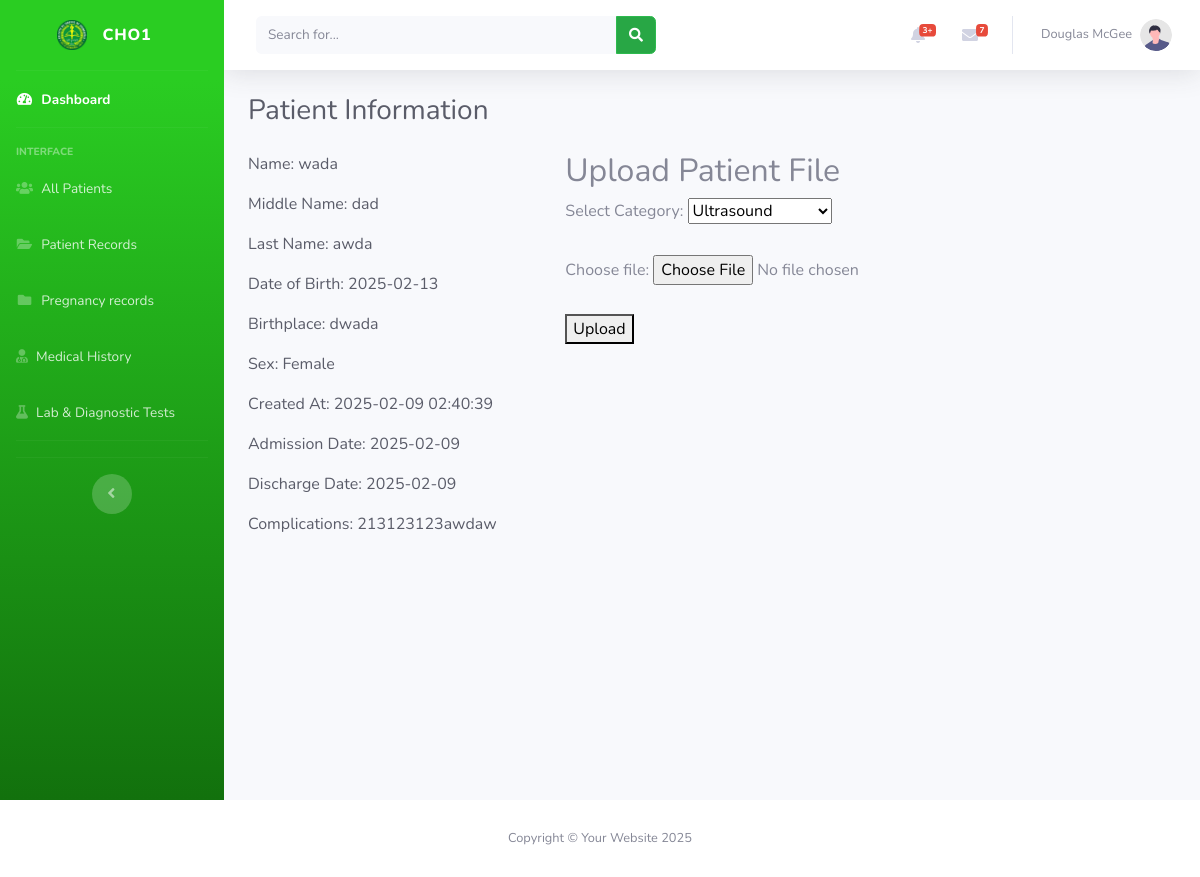
The page /admin/profile.php?id=7 (signed in) on the database its author committed.
### tables this page shows
CREATE TABLE `mothers` (
  `id` int(11) NOT NULL,
  `firstname` varchar(100) NOT NULL,
  `middlename` varchar(100) DEFAULT NULL,
  `lastname` varchar(100) NOT NULL,
  `birthdate` date DEFAULT NULL,
  `birthplace` varchar(255) DEFAULT NULL,
  `sex` varchar(255) NOT NULL DEFAULT 'Female',
  `gestational_age` int(255) DEFAULT NULL,
  `due_date` date DEFAULT NULL,
  `prenatal_visit` int(255) DEFAULT NULL,
  `last_menstrual_period` date DEFAULT NULL,
  `pregnancy_status` varchar(255) DEFAULT NULL,
  `barangay` varchar(255) NOT NULL,
  `created_at` timestamp NOT NULL DEFAULT current_timestamp(),
  `admission_date` date DEFAULT NULL,
  `discharge_date` date DEFAULT NULL,
  `complications` text DEFAULT NULL
);

### admin/functions.php (called while the page is built, shortened)
<?php
require_once 'db.php';
function get_mother($id){
    global $pdo;
    $sql = "SELECT * FROM mothers WHERE id = :id";
    $stmt = $pdo->prepare($sql);
    $stmt->execute(['id' => $id]);
    return $stmt->fetch();
}
?>

### admin/profile.php (the view, shortened to what this page needs)
<?php
include('includes/header.php');
include('includes/navbar.php');
include('db.php');
include('functions.php');
$mother = get_mother($_GET['id']);
?>
<div id="content-wrapper" class="d-flex flex-column">
    <div id="content">
        <nav class="navbar navbar-expand navbar-light bg-white topbar mb-4 static-top shadow">
            <form
                class="d-none d-sm-inline-block form-inline mr-auto ml-md-3 my-2 my-md-0 mw-100 navbar-search">
                <div class="input-group">
                    <input type="text" class="form-control bg-light border-0 small" placeholder="Search for..."
                        aria-label="Search" aria-describedby="basic-addon2">
                    <div class="input-group-append">
                        <button class="btn btn-primary" type="button">
                            <i class="fas fa-search fa-sm"></i>
                        </button>
                    </div>
                </div>
            </form>
            <ul class="navbar-nav ml-auto">
                <li class="nav-item dropdown no-arrow mx-1">
                    <a class="nav-link dropdown-toggle" href="#" id="alertsDropdown" role="button"
                        data-toggle="dropdown" aria-haspopup="true" aria-expanded="false">
                        <i class="fas fa-bell fa-fw"></i>
                        <span class="badge badge-danger badge-counter">3+</span>
                    </a>
                </li>
                <li class="nav-item dropdown no-arrow mx-1">
                    <a class="nav-link dropdown-toggle" href="#" id="messagesDropdown" role="button"
                        data-toggle="dropdown" aria-haspopup="true" aria-expanded="false">
                        <i class="fas fa-envelope fa-fw"></i>
                        <span class="badge badge-danger badge-counter">7</span>
                    </a>
                </li>
                <li class="nav-item dropdown no-arrow">
                    <a class="nav-link dropdown-toggle" href="#" id="userDropdown" role="button"
                        data-toggle="dropdown" aria-haspopup="true" aria-expanded="false">
                        <span class="mr-2 d-none d-lg-inline text-gray-600 small">Douglas McGee</span>
                        <img class="img-profile rounded-circle"
                            src="img/undraw_profile.svg">
                    </a>
                </li>
            </ul>
        </nav>
        <div class="container-fluid">
            <div class="d-sm-flex align-items-center justify-content-between mb-4">
                <h1 class="h3 mb-0 text-gray-800">Patient Information</h1>
            </div>
            <div class="row">
                <div class="col-md-4">
                    <p class="text-gray-800">Name: <?php echo $mother['firstname']; ?></p>
                    <p class="text-gray-800">Middle Name: <?php echo $mother['middlename']; ?></p>
                    <p class="text-gray-800">Last Name: <?php echo $mother['lastname']; ?></p>
                    <p class="text-gray-800">Date of Birth: <?php echo $mother['birthdate']; ?></p>
                    <p class="text-gray-800">Birthplace: <?php echo $mother['birthplace']; ?></p>
                    <p class="text-gray-800">Sex: <?php echo $mother['sex']; ?></p>
                    <p class="text-gray-800">Created At: <?php echo $mother['created_at']; ?></p>
                    <p class="text-gray-800">Admission Date: <?php echo $mother['admission_date']; ?></p>
                    <p class="text-gray-800">Discharge Date: <?php echo $mother['discharge_date']; ?></p>
                    <p class="text-gray-800">Complications: <?php echo $mother['complications']; ?></p>
                </div>
                <div class="col-md-8">
                    <h2>Upload Patient File</h2>
                    <form action="helpers.php?id=<?php echo $mother['id']; ?>" method="post" enctype="multipart/form-data">
                        <label for="category">Select Category:</label>
                        <select name="category" id="category" required>
                            <option value="ultrasound">Ultrasound</option>
                        </select><br><br>
                        <label for="fileToUpload">Choose file:</label>
                        <input type="file" name="fileToUpload" id="fileToUpload" required><br><br>
                        <button type="submit">Upload</button>
                    </form>
                </div>
            </div>
        </div>
    </div>
</div>
</div>
<?php
include('includes/footer.php');
include('includes/scripts.php');
?>
</body>
</html>

### rows shown on the page
mothers: firstname "wada", middlename "dad", lastname "awda", birthdate "2025-02-13", birthplace "dwada", sex "Female", created_at "2025-02-09 02:40:39", admission_date "2025-02-09", discharge_date "2025-02-09", complications "213123123awdaw"
